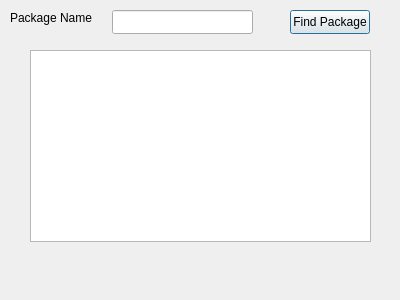
<?xml version="1.0" encoding="UTF-8"?>
<ui version="4.0">
 <class>FindPackage</class>
 <widget class="QDialog" name="FindPackage">
  <property name="geometry">
   <rect>
    <x>0</x>
    <y>0</y>
    <width>400</width>
    <height>300</height>
   </rect>
  </property>
  <property name="maximumSize">
   <size>
    <width>400</width>
    <height>300</height>
   </size>
  </property>
  <property name="windowTitle">
   <string>Find Package</string>
  </property>
  <widget class="QLabel" name="label">
   <property name="geometry">
    <rect>
     <x>10</x>
     <y>10</y>
     <width>111</width>
     <height>16</height>
    </rect>
   </property>
   <property name="text">
    <string>Package Name</string>
   </property>
  </widget>
  <widget class="QLineEdit" name="txtfName">
   <property name="geometry">
    <rect>
     <x>112</x>
     <y>10</y>
     <width>141</width>
     <height>24</height>
    </rect>
   </property>
  </widget>
  <widget class="QPushButton" name="btnFindPackage">
   <property name="geometry">
    <rect>
     <x>290</x>
     <y>10</y>
     <width>80</width>
     <height>24</height>
    </rect>
   </property>
   <property name="text">
    <string>Find Package</string>
   </property>
  </widget>
  <widget class="QTableView" name="tableView">
   <property name="geometry">
    <rect>
     <x>30</x>
     <y>50</y>
     <width>341</width>
     <height>192</height>
    </rect>
   </property>
  </widget>
 </widget>
 <resources/>
 <connections/>
</ui>
